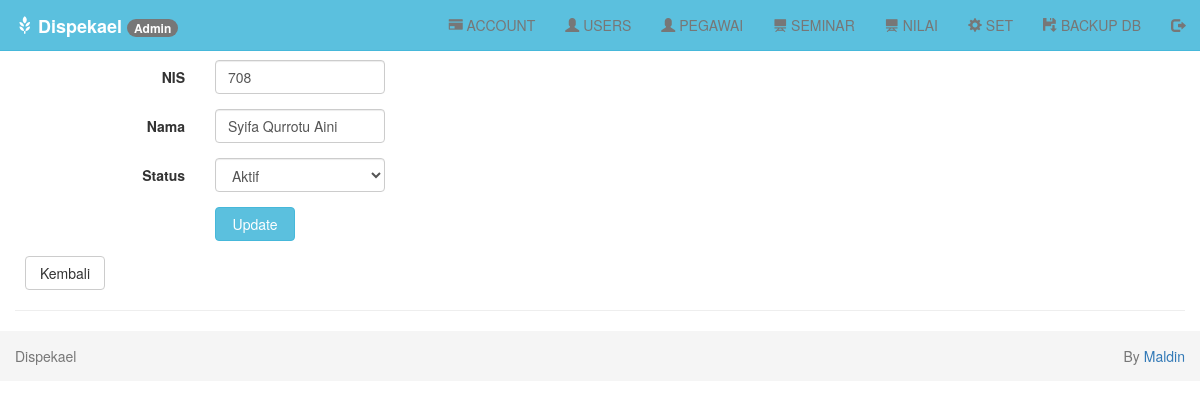
The page /index.php?page=aktivasi-users&id=708 (signed in) on the database its author committed.
### tables this page shows
CREATE TABLE `users` (
  `nis` bigint(12) unsigned NOT NULL,
  `id` bigint(12) unsigned NOT NULL,
  `nama` varchar(255) NOT NULL,
  `tanggal_lahir` date NOT NULL,
  `alamat` varchar(255) NOT NULL,
  `instansi` varchar(100) NOT NULL,
  `telp` varchar(15) NOT NULL,
  `stat` varchar(30) NOT NULL,
  `foto` varchar(255) NOT NULL,
  PRIMARY KEY (`nis`)
);

### users/aktivasi-users.php (the view, shortened to what this page needs)
<?php
if (isset($_GET['id'])) {
    $nis   = $_GET['id'];
    $query = mysqli_query($db, "SELECT * FROM users WHERE nis='$nis'") or die('Query Error : ' . mysqli_error($db));
    while ($data  = mysqli_fetch_assoc($query)) {
        $nis      = $data['nis'];
        $nama     = $data['nama'];
        $stat    = $data['stat'];
    }
}
?>
<div class="row">
    <div class="col-md-12">
        <br>
        <form class="form-horizontal" method="POST" action="?page=aktivasi" enctype="multipart/form-data">
            <div class="form-group">
                <label class="col-sm-2 control-label">NIS</label>
                <div class="col-sm-2">
                    <input type="text" class="form-control" name="nis" value="<?php echo $nis; ?>">
                </div>
            </div>
            <div class="form-group">
                <label class="col-sm-2 control-label">Nama</label>
                <div class="col-sm-2">
                    <input type="text" class="form-control" name="nama" value="<?php echo $nama; ?>">
                </div>
            </div>
            <div class="form-group">
                <label class="col-sm-2 control-label">Status</label>
                <div class="col-sm-2">
                    <select class="form-control" name="stat" placeholder="Pilih status">
                        <option value="<?php echo $stat; ?>"><?php echo $stat; ?></option>
                    </select>
                </div>
            </div>
            <div class="form-group">
                <div class="col-sm-offset-2 col-sm-10">
                    <input type="submit" class="btn btn-info btn-submit" name="update" value="Update">
                </div>
            </div>
        </form>
        <a href="?page=pegawai-tampil" class="btn btn-default btn-reset">Kembali</a>
        <hr>
    </div>
</div>
</div>

### assets/css/style.css (style rules this page uses)
body { padding-top: 40px; }
.btn-submit { width: 80px; }
.btn-reset { width: 80px; margin-left: 10px; }

### rows shown on the page
users: nis "708", nama "Syifa Qurrotu Aini", stat "Aktif"

### other values the page prints
$_SESSION['level'] "Admin"
